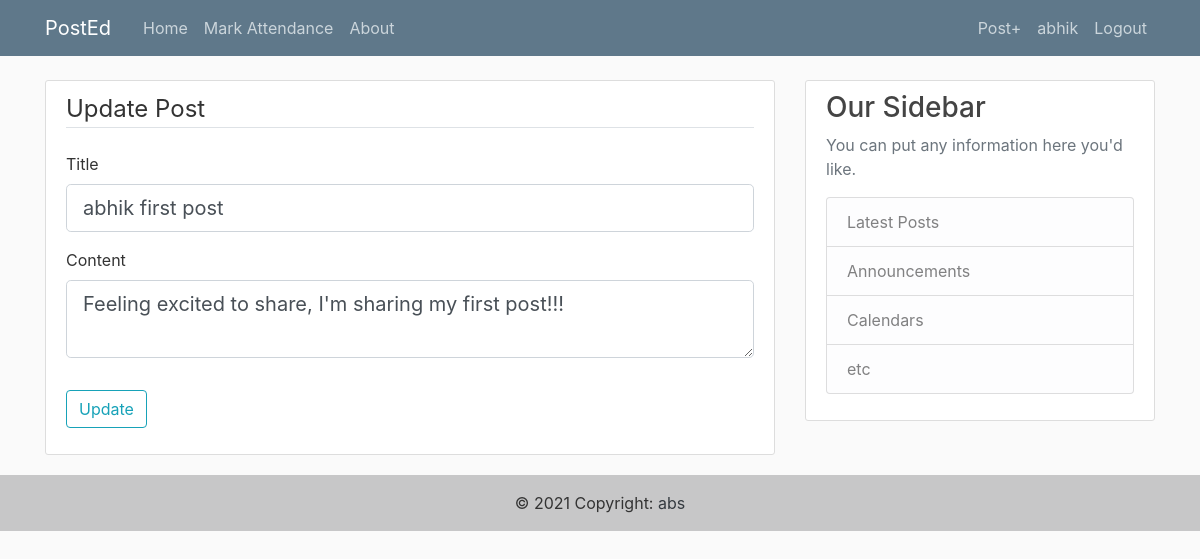
Screenshot of /post/1/update (signed in) with the database file from the repository.
### PostEd/models.py (models this page shows, shortened)
class Post(db.Model):
    id = db.Column(db.Integer, primary_key=True)
    title = db.Column(db.String(100), nullable=False)
    date_posted = db.Column(db.DateTime, nullable=False, default=datetime.utcnow)
    content = db.Column(db.Text, nullable=False)
    user_id = db.Column(db.Integer, db.ForeignKey('user.id'), nullable=False)

class User(db.Model, UserMixin):
    id = db.Column(db.Integer, primary_key=True)
    username = db.Column(db.String(20), unique=True, nullable=False)
    email = db.Column(db.String(120), unique=True, nullable=False)
    image = db.Column(db.String(20), default= 'default.jpg', nullable=False)
    password = db.Column(db.String(60), nullable=False)
    posts = db.relationship('Post', backref='author', lazy=True)

### PostEd/routes.py (the view)
@login_required
@app.route("/post/<int:post_id>/update", methods=["GET", "POST"])
def update_post(post_id):
    post = Post.query.get_or_404(post_id)
    if post.author != current_user:
        abort(403)
    form = NewPostForm()
    if form.validate_on_submit():
        post.title = form.title.data
        post.content = form.content.data
        db.session.commit()
        flash("Post updated!!", 'success')
        return redirect(url_for('post', post_id=post.id))
    elif request.method == "GET":
        form.title.data = post.title
        form.content.data = post.content
        form.submit.label.text = 'Update'
    return render_template("create_post.html", title="Update Post", form=form, legend="Update Post")

### PostEd/forms.py
class NewPostForm(FlaskForm):
    title = StringField("Title", validators=[DataRequired()])
    content = TextAreaField("Content", validators=[DataRequired()])
    submit = SubmitField("Post")

### PostEd/models.py (called while the page is built)
@login_manager.user_loader
def load_user(user_id):
    return User.query.get(int(user_id))

### PostEd/templates/create_post.html (shortened to what this page needs)
{% extends "layout.html" %}
{% block content %}
    <div class="content-section">
        <form method="post" action="">
            <fieldset class="form-group">
                <legend class="border-bottom mb-4">{{ legend }}</legend>
                <div class="form-group">
                    {{ form.title.label(class="form-control-label") }}
                    {% if form.title.errors %}
                        {{ form.title(class="form-control form-control-lg is-invalid") }}
                        <div class="invalid-feedback">
                            {% for error in form.title.errors %}
                                <span>{{ error }}</span>
                            {% endfor %}
                        </div>
                    {% else %}
                        {{ form.title(class="form-control form-control-lg") }}
                    {% endif %}
                </div>
                <div class="form-group">
                    {{ form.content.label(class="form-control-label") }}
                    {% if form.content.errors %}
                        {{ form.content(class="form-control form-control-lg is-invalid") }}
                        <div class="invalid-feedback">
                            {% for error in form.content.errors %}
                                <span>{{ error }}</span>
                            {% endfor %}
                        </div>
                    {% else %}
                        {{ form.content(class="form-control form-control-lg") }}
                    {% endif %}
                </div>
            </fieldset>
            <div class="form-group">
                {{ form.submit(class="btn btn-outline-info") }}
            </div>
        </form>
    </div>
{% endblock content %}

### PostEd/templates/layout.html (shortened to what this page needs)
<html>
<head>
    <link rel="stylesheet" href="https://stackpath.bootstrapcdn.com/bootstrap/4.4.1/css/bootstrap.min.css">
    <link rel="stylesheet" type="text/css" href="{{ url_for('static', filename='css/main.css') }}">
</head>
<body>
    <main role="main" class="container">
      <div class="row">
        <div class="col-md-8">
          {% block content %}{% endblock %}
        </div>
        <div class="col-md-4">
          <div class="content-section">
            <h3>Our Sidebar</h3>
            <p class='text-muted'>You can put any information here you'd like.
              <ul class="list-group">
                <li class="list-group-item list-group-item-light">Latest Posts</li>
                <li class="list-group-item list-group-item-light">Announcements</li>
                <li class="list-group-item list-group-item-light">Calendars</li>
                <li class="list-group-item list-group-item-light">etc</li>
              </ul>
            </p>
          </div>
        </div>
      </div>
    </main>
    <header class="site-header">
      <nav class="navbar navbar-expand-md navbar-dark bg-steel fixed-top">
        <div class="container">
          <a class="navbar-brand mr-4" href="{{ url_for('home') }}">PostEd</a>
          <div class="collapse navbar-collapse" id="navbarToggle">
            <div class="navbar-nav mr-auto">
              <a class="nav-item nav-link" href="{{ url_for('home') }}">Home</a>
                <a class="nav-item nav-link" href="/#">Mark Attendance</a>
              <a class="nav-item nav-link" href="{{ url_for('about') }}">About</a>
            </div>
            <div class="navbar-nav">
              {% if current_user.is_authenticated %}
                  <a class="nav-item nav-link" href="{{ url_for('new_post') }}">Post+</a>
                  <a class="nav-item nav-link" href="{{ url_for('account') }}">{{ current_user.username }}</a>
                  <a class="nav-item nav-link" href="{{ url_for('logout') }}">Logout</a>
              {% else %}
                  <a class="nav-item nav-link" href="{{ url_for('login') }}">Login</a>
                  <a class="nav-item nav-link" href="{{ url_for('register') }}">Register</a>
              {% endif %}
            </div>
          </div>
        </div>
      </nav>
    </header>
    <footer class="bg-light text-center text-lg-start ">
      <div class="text-center p-3" style="background-color: rgba(0, 0, 0, 0.2);">
        © 2021 Copyright:
        <a class="text-dark" href="{{ url_for('home') }}">abs </a>
      </div>
    </footer>
</body>
</html>

### PostEd/static/css/main.css (style rules this page uses)
body { background: #fafafa; color: #333333; margin-top: 5rem; }
h1, h2, h3, h4, h5, h6 { color: #444444; }
.bg-steel { background-color: #5f788a; }
.site-header .navbar-nav .nav-link { color: #cbd5db; }
.content-section { background: #ffffff; padding: 10px 20px; border: 1px solid #dddddd; border-radius: 3px; margin-bottom: 20px; }

### rows the page displays
Post: title "abhik first post", content "Feeling excited to share, I'm sharing my first post!!!"
User: username "abhik"

### other values shown
{{ legend }} "Update Post"
